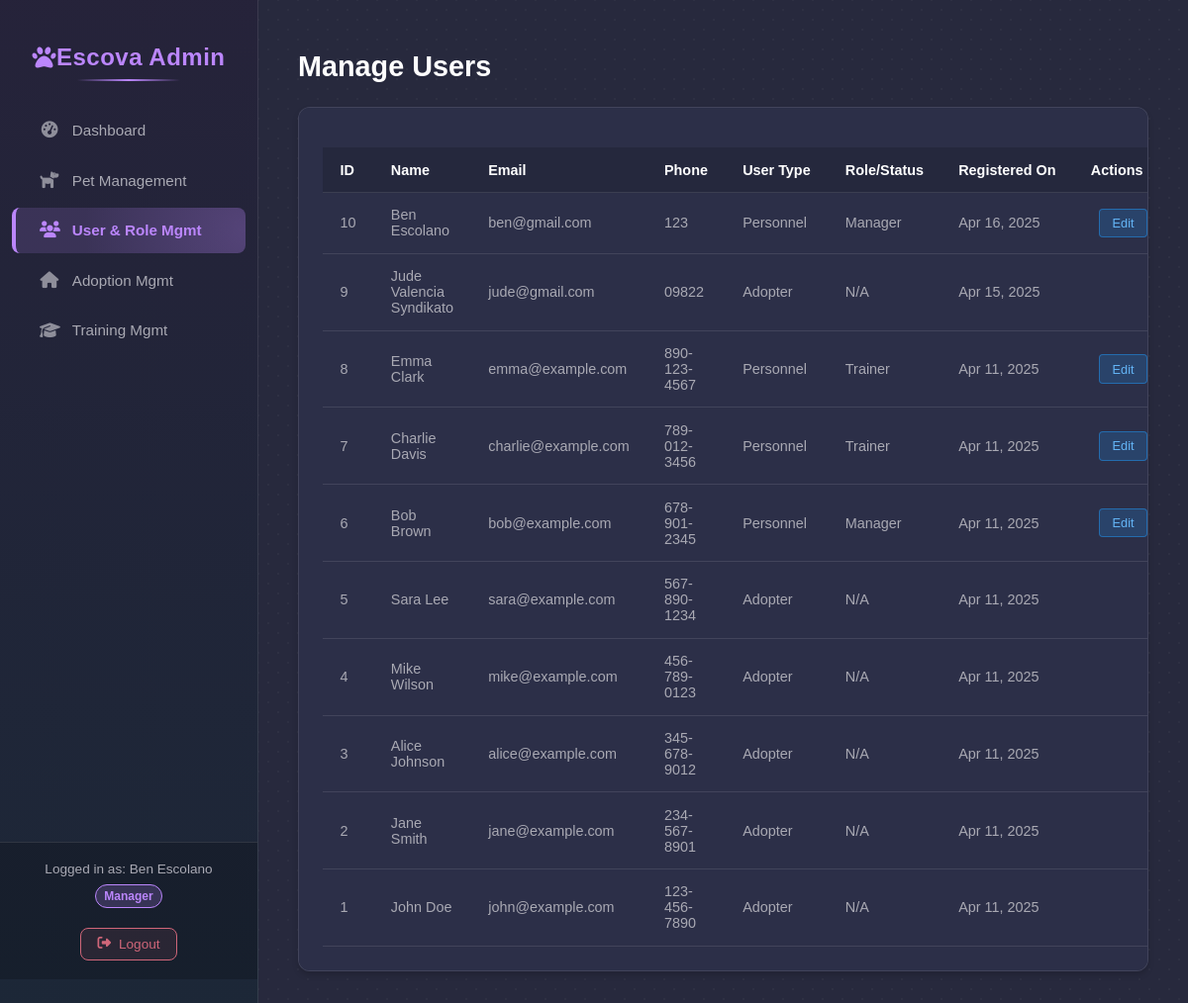
Screenshot of /admin/manage_users.php (signed in) with the database file from the repository.
### tables this page shows
CREATE TABLE `tbluser` (
  `user_id` int(11) NOT NULL,
  `name` varchar(100) DEFAULT NULL,
  `phone` varchar(20) DEFAULT NULL,
  `email` varchar(100) DEFAULT NULL,
  `address` varchar(255) DEFAULT NULL,
  `user_type` enum('Adopter','Personnel') DEFAULT NULL,
  `password` varchar(255) NOT NULL,
  `created_at` timestamp NOT NULL DEFAULT current_timestamp(),
  `updated_at` timestamp NOT NULL DEFAULT current_timestamp() ON UPDATE current_timestamp()
);

### admin/admin_logic.php (called while the page is built, shortened)
<?php
function getAllUsersAdmin() {
    $conn = getDbConnection();
    $users = [];
    $sql = "SELECT
                u.user_id,
                u.name,
                u.email,
                u.phone,
                u.user_type,
                u.created_at,
                CASE
                    WHEN m.manager_id IS NOT NULL THEN 'Manager'
                    WHEN tr.trainer_id IS NOT NULL THEN 'Trainer'
                    WHEN p.personnel_id IS NOT NULL THEN 'Staff' -- Default for personnel not manager/trainer
                    ELSE NULL
                END AS personnel_role
            FROM tbluser u
            LEFT JOIN tblpersonnel p ON u.user_id = p.personnel_id AND u.user_type = 'Personnel'
            LEFT JOIN tblmanager m ON p.personnel_id = m.manager_id
            LEFT JOIN tbltrainer tr ON p.personnel_id = tr.trainer_id
            ORDER BY u.user_id DESC";
    $stmt = $conn->prepare($sql);
    if ($stmt) {
        try {
            $stmt->execute();
            $result = $stmt->get_result();
            while ($row = $result->fetch_assoc()) {
                $users[] = $row;
            }
        } catch (Exception $e) {
            error_log("Error fetching all users admin: " . $e->getMessage());
        } finally {
            $stmt->close();
        }
    } else {
         error_log("Prepare failed for getAllUsersAdmin: (" . $conn->errno . ") " . $conn->error);
    }
    return $users;
}
?>

### admin/manage_users.php (the view, shortened to what this page needs)
<?php
$users = getAllUsersAdmin();
require_once('partials/header.php');
?>
<h1>Manage Users</h1>
<div class="admin-table-section">
    <?php if (empty($users)): ?>
        <p>No users found in the system.</p>
    <?php else: ?>
        <table class="admin-table">
            <thead>
                <tr>
                    <th>ID</th>
                    <th>Name</th>
                    <th>Email</th>
                    <th>Phone</th>
                    <th>User Type</th>
                    <th>Role/Status</th> <th>Registered On</th>
                    <th>Actions</th>
                </tr>
            </thead>
            <tbody>
                <?php foreach ($users as $user): ?>
                    <tr>
                        <td><?php echo $user['user_id']; ?></td>
                        <td><?php echo htmlspecialchars($user['name']); ?></td>
                        <td><?php echo htmlspecialchars($user['email']); ?></td>
                        <td><?php echo htmlspecialchars($user['phone'] ?? 'N/A'); ?></td>
                        <td><?php echo htmlspecialchars($user['user_type']); ?></td>
                        <td>
                            <?php
                                if ($user['user_type'] === 'Personnel') {
                                    echo htmlspecialchars($user['personnel_role'] ?? 'Staff');
                                } else {
                                    echo 'N/A';
                                }
                            ?>
                        </td>
                        <td><?php echo date('M d, Y', strtotime($user['created_at'])); ?></td>
                        <td class="actions">
                            <a href="edit_user.php?id=<?php echo $user['user_id']; ?>" class="action-btn edit">Edit</a>
                        </td>
                    </tr>
                <?php endforeach; ?>
            </tbody>
        </table>
    <?php endif; ?>
</div>
<?php
require_once('partials/footer.php');
?>

### public/css/admin_styles.css (style rules this page uses)
:root { --primary-bg: #1e1e2f; --secondary-bg: #27293d; --surface-bg: #2c2f48; --primary-text: #ffffff; --secondary-text: #a9a9b3; --primary-accent: #bb86fc; --secondary-accent: #03dac6; --tertiary-accent: #cf6679; --divider-border: rgba(255, 255, 255, 0.1); --radius-sm: 4px; --radius: 8px; --radius-lg: 12px; --shadow-sm: 0 1px 2px rgba(0, 0, 0, 0.1); --shadow: 0 4px 6px rgba(0, 0, 0, 0.15); --shadow-md: 0 6px 10px rgba(0, 0, 0, 0.2); }
body { margin: 0; font-family: sans-serif; background-color: var(--secondary-bg); }
.admin-main-content > * { position: relative; z-index: 1; }
h1 { color: var(--primary-text); margin-bottom: 1.5rem; font-size: 1.8rem; }
.admin-table-section { background-color: var(--surface-bg); padding: 1.5rem; border-radius: var(--radius-lg); box-shadow: var(--shadow); border: 1px solid var(--divider-border); overflow-x: auto; }
.admin-table { width: 100%; border-collapse: collapse; margin-top: 1rem; }
.admin-table th, .admin-table td { padding: 0.9rem 1.1rem; text-align: left; border-bottom: 1px solid var(--divider-border); color: var(--secondary-text); font-size: 0.9rem; vertical-align: middle; }
.admin-table th { background-color: rgba(0, 0, 0, 0.15); color: var(--primary-text); font-weight: 600; white-space: nowrap; }
.admin-table tbody tr { transition: background-color 0.15s ease; }
.admin-table td.actions { white-space: nowrap; text-align: right; }
.action-btn { display: inline-block; padding: 0.4rem 0.8rem; margin-left: 0.5rem; border-radius: var(--radius-sm); font-size: 0.8rem; font-weight: 500; text-decoration: none; transition: all 0.2s ease; border: 1px solid transparent; }
.action-btn.edit { background-color: rgba(33, 150, 243, 0.2); border-color: rgba(33, 150, 243, 0.5); color: #64b5f6; }

### rows the page displays
tbluser: user_id "10", name "Ben Escolano", email "ben@gmail.com", phone "123", user_type "Personnel", personnel_role "Manager", created_at "Apr 16, 2025"
tbluser: user_id "9", name "Jude Valencia Syndikato", email "jude@gmail.com", phone "09822", user_type "Adopter", shows "N/A", created_at "Apr 15, 2025"
tbluser: user_id "8", name "Emma Clark", email "emma@example.com", phone "890-123-4567", user_type "Personnel", personnel_role "Trainer", created_at "Apr 11, 2025"
tbluser: user_id "7", name "Charlie Davis", email "charlie@example.com", phone "789-012-3456", user_type "Personnel", personnel_role "Trainer", created_at "Apr 11, 2025"
tbluser: user_id "6", name "Bob Brown", email "bob@example.com", phone "678-901-2345", user_type "Personnel", personnel_role "Manager", created_at "Apr 11, 2025"
tbluser: user_id "5", name "Sara Lee", email "sara@example.com", phone "567-890-1234", user_type "Adopter", shows "N/A", created_at "Apr 11, 2025"
tbluser: user_id "4", name "Mike Wilson", email "mike@example.com", phone "456-789-0123", user_type "Adopter", shows "N/A", created_at "Apr 11, 2025"
tbluser: user_id "3", name "Alice Johnson", email "alice@example.com", phone "345-678-9012", user_type "Adopter", shows "N/A", created_at "Apr 11, 2025"
tbluser: user_id "2", name "Jane Smith", email "jane@example.com", phone "234-567-8901", user_type "Adopter", shows "N/A", created_at "Apr 11, 2025"
tbluser: user_id "1", name "John Doe", email "john@example.com", phone "123-456-7890", user_type "Adopter", shows "N/A", created_at "Apr 11, 2025"

### other values shown
$_SESSION['user_name'] "Ben Escolano"
$_SESSION['personnel_role'] "Manager"
